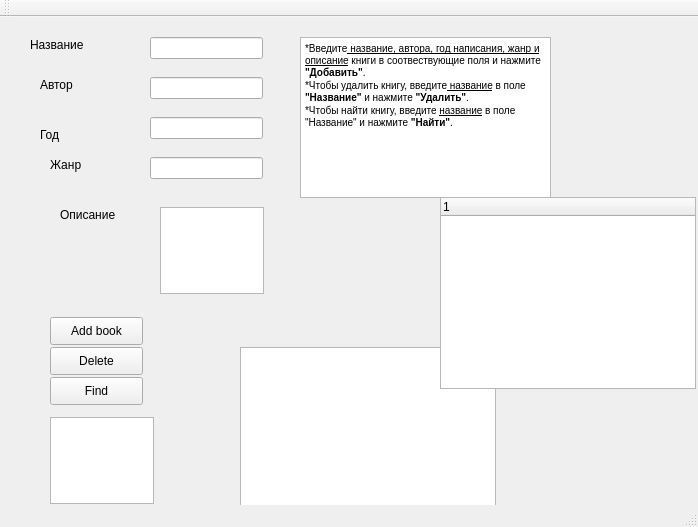
<?xml version="1.0" encoding="UTF-8"?>
<ui version="4.0">
 <class>MainWindow</class>
 <widget class="QMainWindow" name="MainWindow">
  <property name="geometry">
   <rect>
    <x>0</x>
    <y>0</y>
    <width>698</width>
    <height>527</height>
   </rect>
  </property>
  <property name="windowTitle">
   <string>Literature helper</string>
  </property>
  <widget class="QWidget" name="centralWidget">
   <widget class="QPushButton" name="pushButton">
    <property name="geometry">
     <rect>
      <x>50</x>
      <y>300</y>
      <width>93</width>
      <height>28</height>
     </rect>
    </property>
    <property name="text">
     <string>Add book</string>
    </property>
   </widget>
   <widget class="QPushButton" name="pushButton_2">
    <property name="geometry">
     <rect>
      <x>50</x>
      <y>330</y>
      <width>93</width>
      <height>28</height>
     </rect>
    </property>
    <property name="text">
     <string>Delete</string>
    </property>
   </widget>
   <widget class="QLineEdit" name="lineEdit">
    <property name="geometry">
     <rect>
      <x>150</x>
      <y>20</y>
      <width>113</width>
      <height>22</height>
     </rect>
    </property>
   </widget>
   <widget class="QLineEdit" name="lineEdit_2">
    <property name="geometry">
     <rect>
      <x>150</x>
      <y>60</y>
      <width>113</width>
      <height>22</height>
     </rect>
    </property>
   </widget>
   <widget class="QLineEdit" name="lineEdit_3">
    <property name="geometry">
     <rect>
      <x>150</x>
      <y>100</y>
      <width>113</width>
      <height>22</height>
     </rect>
    </property>
   </widget>
   <widget class="QLineEdit" name="lineEdit_4">
    <property name="geometry">
     <rect>
      <x>150</x>
      <y>140</y>
      <width>113</width>
      <height>22</height>
     </rect>
    </property>
   </widget>
   <widget class="QLabel" name="label">
    <property name="geometry">
     <rect>
      <x>30</x>
      <y>20</y>
      <width>55</width>
      <height>16</height>
     </rect>
    </property>
    <property name="text">
     <string>Название</string>
    </property>
   </widget>
   <widget class="QLabel" name="label_2">
    <property name="geometry">
     <rect>
      <x>40</x>
      <y>60</y>
      <width>55</width>
      <height>16</height>
     </rect>
    </property>
    <property name="text">
     <string>Автор</string>
    </property>
   </widget>
   <widget class="QLabel" name="label_3">
    <property name="geometry">
     <rect>
      <x>40</x>
      <y>110</y>
      <width>55</width>
      <height>16</height>
     </rect>
    </property>
    <property name="text">
     <string>Год</string>
    </property>
   </widget>
   <widget class="QLabel" name="label_4">
    <property name="geometry">
     <rect>
      <x>50</x>
      <y>140</y>
      <width>55</width>
      <height>16</height>
     </rect>
    </property>
    <property name="text">
     <string>Жанр</string>
    </property>
   </widget>
   <widget class="QLabel" name="label_5">
    <property name="geometry">
     <rect>
      <x>60</x>
      <y>190</y>
      <width>55</width>
      <height>16</height>
     </rect>
    </property>
    <property name="text">
     <string>Описание</string>
    </property>
   </widget>
   <widget class="QTextEdit" name="textEdit">
    <property name="geometry">
     <rect>
      <x>160</x>
      <y>190</y>
      <width>104</width>
      <height>87</height>
     </rect>
    </property>
   </widget>
   <widget class="QTextBrowser" name="textBrowser">
    <property name="geometry">
     <rect>
      <x>300</x>
      <y>20</y>
      <width>251</width>
      <height>161</height>
     </rect>
    </property>
    <property name="html">
     <string>&lt;!DOCTYPE HTML PUBLIC &quot;-//W3C//DTD HTML 4.0//EN&quot; &quot;http://www.w3.org/TR/REC-html40/strict.dtd&quot;&gt;
&lt;html&gt;&lt;head&gt;&lt;meta name=&quot;qrichtext&quot; content=&quot;1&quot; /&gt;&lt;style type=&quot;text/css&quot;&gt;
p, li { white-space: pre-wrap; }
&lt;/style&gt;&lt;/head&gt;&lt;body style=&quot; font-family:'MS Shell Dlg 2'; font-size:7.8pt; font-weight:400; font-style:normal;&quot;&gt;
&lt;p style=&quot; margin-top:0px; margin-bottom:0px; margin-left:0px; margin-right:0px; -qt-block-indent:0; text-indent:0px;&quot;&gt;*Введите&lt;span style=&quot; text-decoration: underline;&quot;&gt; название, автора, год написания, жанр и описание&lt;/span&gt; книги в соотвествующие поля и нажмите &lt;span style=&quot; font-weight:600;&quot;&gt;&amp;quot;Добавить&amp;quot;&lt;/span&gt;.&lt;/p&gt;
&lt;p style=&quot; margin-top:0px; margin-bottom:0px; margin-left:0px; margin-right:0px; -qt-block-indent:0; text-indent:0px;&quot;&gt;*Чтобы удалить книгу, введите&lt;span style=&quot; text-decoration: underline;&quot;&gt; название&lt;/span&gt; в поле &lt;span style=&quot; font-weight:600;&quot;&gt;&amp;quot;Название&amp;quot;&lt;/span&gt; и нажмите &lt;span style=&quot; font-weight:600;&quot;&gt;&amp;quot;Удалить&amp;quot;&lt;/span&gt;.&lt;/p&gt;
&lt;p style=&quot; margin-top:0px; margin-bottom:0px; margin-left:0px; margin-right:0px; -qt-block-indent:0; text-indent:0px;&quot;&gt;*Чтобы найти книгу, введите &lt;span style=&quot; text-decoration: underline;&quot;&gt;название&lt;/span&gt; в поле &amp;quot;Название&amp;quot; и нажмите &lt;span style=&quot; font-weight:600;&quot;&gt;&amp;quot;Найти&amp;quot;&lt;/span&gt;.&lt;/p&gt;&lt;/body&gt;&lt;/html&gt;</string>
    </property>
   </widget>
   <widget class="QPushButton" name="pushButton_3">
    <property name="geometry">
     <rect>
      <x>50</x>
      <y>360</y>
      <width>93</width>
      <height>28</height>
     </rect>
    </property>
    <property name="text">
     <string>Find</string>
    </property>
   </widget>
   <widget class="QTextEdit" name="textEdit_2">
    <property name="geometry">
     <rect>
      <x>50</x>
      <y>400</y>
      <width>104</width>
      <height>87</height>
     </rect>
    </property>
   </widget>
   <widget class="QTextBrowser" name="textBrowser_2">
    <property name="geometry">
     <rect>
      <x>240</x>
      <y>330</y>
      <width>256</width>
      <height>192</height>
     </rect>
    </property>
   </widget>
   <widget class="QTreeWidget" name="treeWidget">
    <property name="geometry">
     <rect>
      <x>440</x>
      <y>180</y>
      <width>256</width>
      <height>192</height>
     </rect>
    </property>
    <column>
     <property name="text">
      <string notr="true">1</string>
     </property>
    </column>
   </widget>
  </widget>
  <widget class="QMenuBar" name="menuBar">
   <property name="geometry">
    <rect>
     <x>0</x>
     <y>0</y>
     <width>698</width>
     <height>26</height>
    </rect>
   </property>
  </widget>
  <widget class="QToolBar" name="mainToolBar">
   <attribute name="toolBarArea">
    <enum>TopToolBarArea</enum>
   </attribute>
   <attribute name="toolBarBreak">
    <bool>false</bool>
   </attribute>
  </widget>
  <widget class="QStatusBar" name="statusBar"/>
 </widget>
 <layoutdefault spacing="6" margin="11"/>
 <resources/>
 <connections/>
</ui>
